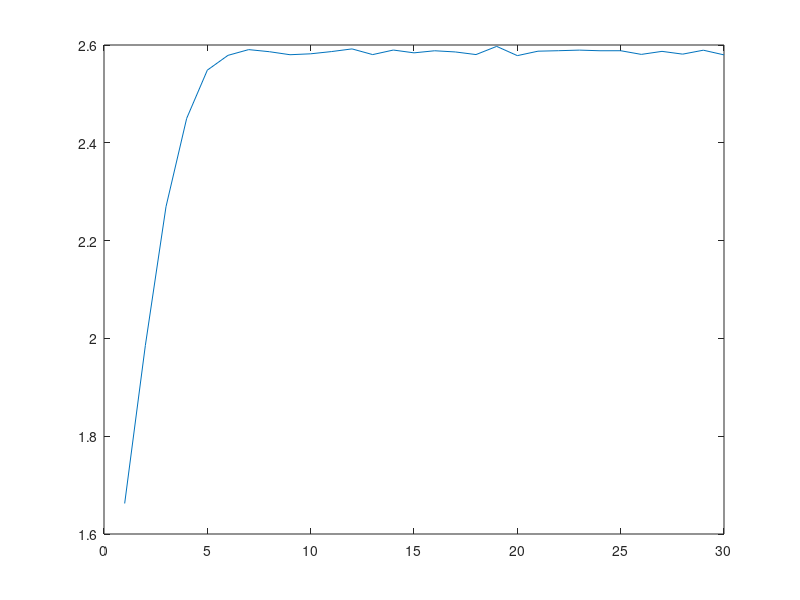

Here is the MATLAB script that generated this plot:
%% Non standard PSK distribution
% 

% input x = [x1, x2, x3,..., xN]

x_points = [j -1 -j 1 2 -2];
n = length(x_points);
N = 100000;

snr_dB = 1:30;
snr_P = 10.^(snr_dB/10);
h_N = log2(pi*exp(1));

for l = 1:length(snr_P)
    level = round((n-1)*rand(1,N)+1);
    level_matrix = zeros(N,n);
for k = 1:N
    level_matrix(k,level(k)) = 1;
end

x_points_t = transpose(x_points);
Amplitude = snr_P(l);
x_out = Amplitude*level_matrix*x_points_t;

Noise = (1/sqrt(2))*(randn(N,1)+j*randn(N,1));

Y = x_out + Noise;
Y_t = transpose(Y);
X = Amplitude * x_points_t;

y = repmat(Y_t,n,1);
x = repmat(X,1,N);

s = -((abs(y - x)).^2);
    
prob_Y = (1/(pi*n))*(sum(exp(s),1));
    
h_Y = sum(-log2(prob_Y))/N;

cap_PSK(l) = h_Y - h_N;
end

plot(snr_dB,cap_PSK);